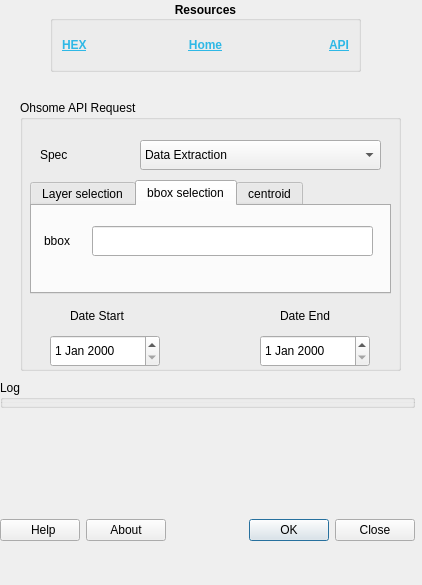
<?xml version="1.0" encoding="UTF-8"?>
<ui version="4.0">
 <class>OhsomePluginDialogBase</class>
 <widget class="QDialog" name="OhsomePluginDialogBase">
  <property name="geometry">
   <rect>
    <x>0</x>
    <y>0</y>
    <width>422</width>
    <height>585</height>
   </rect>
  </property>
  <property name="windowTitle">
   <string>OhsomePlugin</string>
  </property>
  <widget class="QWidget" name="widget_5" native="true">
   <property name="geometry">
    <rect>
     <x>0</x>
     <y>510</y>
     <width>415</width>
     <height>40</height>
    </rect>
   </property>
   <property name="sizePolicy">
    <sizepolicy hsizetype="Preferred" vsizetype="Fixed">
     <horstretch>0</horstretch>
     <verstretch>0</verstretch>
    </sizepolicy>
   </property>
   <layout class="QHBoxLayout" name="horizontalLayout_20">
    <item>
     <widget class="QPushButton" name="help_button_3">
      <property name="sizePolicy">
       <sizepolicy hsizetype="Fixed" vsizetype="Fixed">
        <horstretch>0</horstretch>
        <verstretch>0</verstretch>
       </sizepolicy>
      </property>
      <property name="text">
       <string>  Help</string>
      </property>
     </widget>
    </item>
    <item>
     <widget class="QPushButton" name="about_button_3">
      <property name="text">
       <string>About</string>
      </property>
     </widget>
    </item>
    <item>
     <widget class="QDialogButtonBox" name="button_box">
      <property name="standardButtons">
       <set>QDialogButtonBox::Close|QDialogButtonBox::Ok</set>
      </property>
     </widget>
    </item>
   </layout>
  </widget>
  <widget class="QgsCollapsibleGroupBox" name="ohsome_log_group">
   <property name="geometry">
    <rect>
     <x>0</x>
     <y>380</y>
     <width>415</width>
     <height>28</height>
    </rect>
   </property>
   <property name="sizePolicy">
    <sizepolicy hsizetype="Preferred" vsizetype="Fixed">
     <horstretch>0</horstretch>
     <verstretch>0</verstretch>
    </sizepolicy>
   </property>
   <property name="minimumSize">
    <size>
     <width>0</width>
     <height>0</height>
    </size>
   </property>
   <property name="maximumSize">
    <size>
     <width>16777215</width>
     <height>28</height>
    </size>
   </property>
   <property name="title">
    <string>Log</string>
   </property>
   <property name="flat">
    <bool>true</bool>
   </property>
   <property name="collapsed">
    <bool>true</bool>
   </property>
   <property name="saveCollapsedState">
    <bool>false</bool>
   </property>
   <layout class="QVBoxLayout" name="verticalLayout_18">
    <property name="sizeConstraint">
     <enum>QLayout::SetDefaultConstraint</enum>
    </property>
    <item>
     <widget class="QTextBrowser" name="debug_text_3">
      <property name="sizePolicy">
       <sizepolicy hsizetype="Preferred" vsizetype="Fixed">
        <horstretch>0</horstretch>
        <verstretch>0</verstretch>
       </sizepolicy>
      </property>
      <property name="minimumSize">
       <size>
        <width>0</width>
        <height>80</height>
       </size>
      </property>
      <property name="maximumSize">
       <size>
        <width>16777215</width>
        <height>80</height>
       </size>
      </property>
      <property name="autoFormatting">
       <set>QTextEdit::AutoBulletList</set>
      </property>
      <property name="tabStopWidth">
       <number>80</number>
      </property>
      <property name="placeholderText">
       <string>Queries and errors will be printed here.</string>
      </property>
      <property name="openExternalLinks">
       <bool>true</bool>
      </property>
     </widget>
    </item>
   </layout>
  </widget>
  <widget class="QGroupBox" name="resources_group">
   <property name="geometry">
    <rect>
     <x>50</x>
     <y>1</y>
     <width>311</width>
     <height>71</height>
    </rect>
   </property>
   <property name="sizePolicy">
    <sizepolicy hsizetype="Preferred" vsizetype="Fixed">
     <horstretch>0</horstretch>
     <verstretch>0</verstretch>
    </sizepolicy>
   </property>
   <property name="font">
    <font>
     <weight>75</weight>
     <bold>true</bold>
    </font>
   </property>
   <property name="title">
    <string>Resources</string>
   </property>
   <property name="alignment">
    <set>Qt::AlignCenter</set>
   </property>
   <property name="flat">
    <bool>false</bool>
   </property>
   <layout class="QGridLayout" name="gridLayout">
    <item row="0" column="0">
     <widget class="QLabel" name="label_14">
      <property name="font">
       <font>
        <weight>50</weight>
        <bold>false</bold>
       </font>
      </property>
      <property name="text">
       <string>&lt;html&gt;&lt;head/&gt;&lt;body&gt;&lt;p&gt;&lt;a href=&quot;https://ohsome.org/apps/osm-history-explorer/&quot;&gt;&lt;span style=&quot; font-weight:600; text-decoration: underline; color:#2eb8e6;&quot;&gt;HEX&lt;/span&gt;&lt;/a&gt;&lt;/p&gt;&lt;/body&gt;&lt;/html&gt;</string>
      </property>
      <property name="alignment">
       <set>Qt::AlignLeading|Qt::AlignLeft|Qt::AlignVCenter</set>
      </property>
      <property name="openExternalLinks">
       <bool>true</bool>
      </property>
     </widget>
    </item>
    <item row="0" column="1">
     <widget class="QLabel" name="label_13">
      <property name="font">
       <font>
        <weight>50</weight>
        <bold>false</bold>
       </font>
      </property>
      <property name="text">
       <string>&lt;html&gt;&lt;head/&gt;&lt;body&gt;&lt;p&gt;&lt;a href=&quot;https://heigit.org/big-spatial-data-analytics-en/ohsome/&quot;&gt;&lt;span style=&quot; font-weight:600; text-decoration: underline; color:#2eb8e6;&quot;&gt;Home&lt;/span&gt;&lt;/a&gt;&lt;/p&gt;&lt;/body&gt;&lt;/html&gt;</string>
      </property>
      <property name="alignment">
       <set>Qt::AlignCenter</set>
      </property>
      <property name="openExternalLinks">
       <bool>true</bool>
      </property>
     </widget>
    </item>
    <item row="0" column="2">
     <widget class="QLabel" name="label_18">
      <property name="font">
       <font>
        <weight>50</weight>
        <bold>false</bold>
       </font>
      </property>
      <property name="text">
       <string>&lt;html&gt;&lt;head/&gt;&lt;body&gt;&lt;p&gt;&lt;a href=&quot;https://api.ohsome.org/v1/swagger-ui.html&quot;&gt;&lt;span style=&quot; font-weight:600; text-decoration: underline; color:#2eb8e6;&quot;&gt;API&lt;/span&gt;&lt;/a&gt;&lt;/p&gt;&lt;/body&gt;&lt;/html&gt;</string>
      </property>
      <property name="alignment">
       <set>Qt::AlignRight|Qt::AlignTrailing|Qt::AlignVCenter</set>
      </property>
      <property name="openExternalLinks">
       <bool>true</bool>
      </property>
     </widget>
    </item>
   </layout>
  </widget>
  <widget class="QGroupBox" name="groupBox">
   <property name="geometry">
    <rect>
     <x>20</x>
     <y>100</y>
     <width>381</width>
     <height>271</height>
    </rect>
   </property>
   <property name="title">
    <string>Ohsome API Request</string>
   </property>
   <widget class="QDateEdit" name="date_start_edit">
    <property name="geometry">
     <rect>
      <x>30</x>
      <y>235</y>
      <width>110</width>
      <height>32</height>
     </rect>
    </property>
   </widget>
   <widget class="QDateEdit" name="date_end_edit">
    <property name="geometry">
     <rect>
      <x>240</x>
      <y>235</y>
      <width>110</width>
      <height>32</height>
     </rect>
    </property>
   </widget>
   <widget class="QLabel" name="date_end_label">
    <property name="geometry">
     <rect>
      <x>260</x>
      <y>205</y>
      <width>71</width>
      <height>22</height>
     </rect>
    </property>
    <property name="text">
     <string>Date End</string>
    </property>
   </widget>
   <widget class="QLabel" name="date_start_label">
    <property name="geometry">
     <rect>
      <x>50</x>
      <y>205</y>
      <width>71</width>
      <height>22</height>
     </rect>
    </property>
    <property name="text">
     <string>Date Start</string>
    </property>
   </widget>
   <widget class="QComboBox" name="api_comboBox">
    <property name="geometry">
     <rect>
      <x>120</x>
      <y>40</y>
      <width>241</width>
      <height>30</height>
     </rect>
    </property>
    <item>
     <property name="text">
      <string>Data Extraction</string>
     </property>
    </item>
   </widget>
   <widget class="QLabel" name="spec_label">
    <property name="geometry">
     <rect>
      <x>20</x>
      <y>45</y>
      <width>41</width>
      <height>20</height>
     </rect>
    </property>
    <property name="text">
     <string>Spec</string>
    </property>
   </widget>
   <widget class="QTabWidget" name="tabWidget">
    <property name="geometry">
     <rect>
      <x>10</x>
      <y>80</y>
      <width>361</width>
      <height>114</height>
     </rect>
    </property>
    <property name="autoFillBackground">
     <bool>false</bool>
    </property>
    <property name="currentIndex">
     <number>1</number>
    </property>
    <widget class="QWidget" name="layer_selection">
     <attribute name="title">
      <string>Layer selection</string>
     </attribute>
     <widget class="QLabel" name="layer_label">
      <property name="geometry">
       <rect>
        <x>10</x>
        <y>25</y>
        <width>91</width>
        <height>22</height>
       </rect>
      </property>
      <property name="text">
       <string>Source Layer</string>
      </property>
     </widget>
     <widget class="QComboBox" name="comboBox">
      <property name="geometry">
       <rect>
        <x>110</x>
        <y>23</y>
        <width>240</width>
        <height>30</height>
       </rect>
      </property>
     </widget>
    </widget>
    <widget class="QWidget" name="bbox_selection">
     <attribute name="title">
      <string>bbox selection</string>
     </attribute>
     <widget class="QLineEdit" name="bbox_input">
      <property name="geometry">
       <rect>
        <x>60</x>
        <y>20</y>
        <width>281</width>
        <height>30</height>
       </rect>
      </property>
      <property name="text">
       <string/>
      </property>
     </widget>
     <widget class="QLabel" name="bbox_label">
      <property name="geometry">
       <rect>
        <x>12</x>
        <y>24</y>
        <width>41</width>
        <height>22</height>
       </rect>
      </property>
      <property name="text">
       <string>bbox</string>
      </property>
     </widget>
    </widget>
    <widget class="QWidget" name="centroid_tab">
     <attribute name="icon">
      <iconset>
       <normaloff>../ohsome-qgis-plugin/gui/img/icon.png</normaloff>../ohsome-qgis-plugin/gui/img/icon.png</iconset>
     </attribute>
     <attribute name="title">
      <string>centroid</string>
     </attribute>
    </widget>
   </widget>
  </widget>
 </widget>
 <customwidgets>
  <customwidget>
   <class>QgsCollapsibleGroupBox</class>
   <extends>QGroupBox</extends>
   <header>qgscollapsiblegroupbox.h</header>
   <container>1</container>
  </customwidget>
 </customwidgets>
 <resources/>
 <connections/>
</ui>
